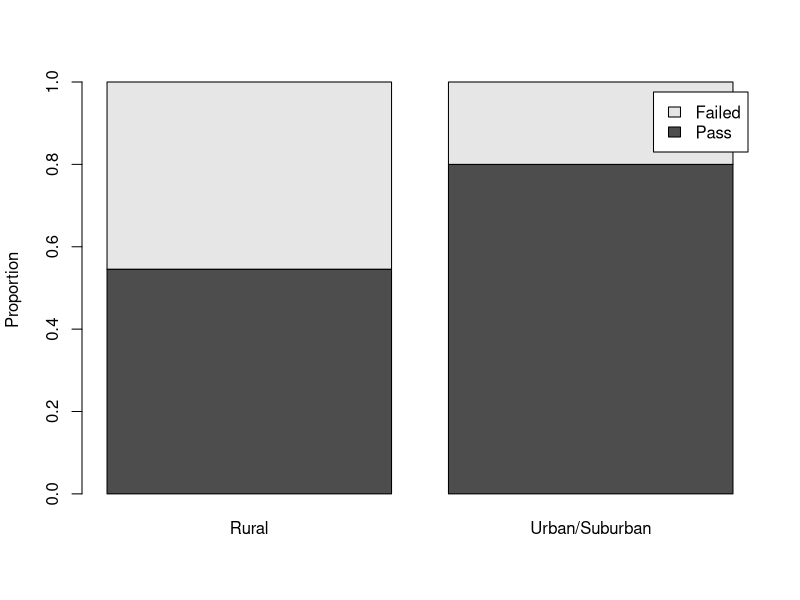

Reproduce this figure in R.
## ---- chunk 1
results <- matrix(c(30, 52, 25, 13), nrow = 2, byrow = TRUE)
colnames(results) = c("Rural", "Urban/Suburban")
rownames(results) = c("Pass", "Failed")
results
## ---- chunk 2
col.props <- prop.table(results, margin = 2) # Use margin = 1 for row proportions, 2 for column proportions. 
barplot(col.props, ylab = "Proportion", legend = T)
## ---- chunk 3
prop.test(c(30, 52), c(55, 65))
